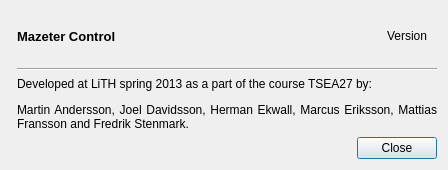
<?xml version="1.0" encoding="UTF-8"?>
<ui version="4.0">
 <class>AboutDialog</class>
 <widget class="QDialog" name="AboutDialog">
  <property name="windowModality">
   <enum>Qt::NonModal</enum>
  </property>
  <property name="geometry">
   <rect>
    <x>0</x>
    <y>0</y>
    <width>448</width>
    <height>170</height>
   </rect>
  </property>
  <property name="windowTitle">
   <string>About Mazeter Control</string>
  </property>
  <property name="windowIcon">
   <iconset resource="resources.qrc">
    <normaloff>:/icons/resources/usb-bt.ico</normaloff>:/icons/resources/usb-bt.ico</iconset>
  </property>
  <property name="styleSheet">
   <string notr="true">font: 8pt &quot;JackInput&quot;;</string>
  </property>
  <layout class="QHBoxLayout" name="horizontalLayout_3">
   <item>
    <widget class="QLabel" name="label_image">
     <property name="sizePolicy">
      <sizepolicy hsizetype="Preferred" vsizetype="Preferred">
       <horstretch>0</horstretch>
       <verstretch>0</verstretch>
      </sizepolicy>
     </property>
     <property name="text">
      <string>&lt;html&gt;&lt;head/&gt;&lt;body&gt;&lt;p&gt;&lt;img src=&quot;:/images/resources/logga-small.png&quot;/&gt;&lt;/p&gt;&lt;/body&gt;&lt;/html&gt;</string>
     </property>
    </widget>
   </item>
   <item>
    <layout class="QVBoxLayout" name="verticalLayout">
     <item>
      <layout class="QHBoxLayout" name="horizontalLayout">
       <item>
        <widget class="QLabel" name="label_title">
         <property name="sizePolicy">
          <sizepolicy hsizetype="Preferred" vsizetype="Preferred">
           <horstretch>0</horstretch>
           <verstretch>0</verstretch>
          </sizepolicy>
         </property>
         <property name="text">
          <string>&lt;html&gt;&lt;head/&gt;&lt;body&gt;&lt;p&gt;&lt;span style=&quot; font-size:10pt; font-weight:600;&quot;&gt;Mazeter Control&lt;/span&gt;&lt;/p&gt;&lt;/body&gt;&lt;/html&gt;</string>
         </property>
        </widget>
       </item>
       <item>
        <widget class="QLabel" name="label_version">
         <property name="sizePolicy">
          <sizepolicy hsizetype="Preferred" vsizetype="Preferred">
           <horstretch>1</horstretch>
           <verstretch>0</verstretch>
          </sizepolicy>
         </property>
         <property name="text">
          <string>&lt;html&gt;&lt;head/&gt;&lt;body&gt;&lt;p&gt;Version&lt;/p&gt;&lt;/body&gt;&lt;/html&gt;</string>
         </property>
         <property name="alignment">
          <set>Qt::AlignRight|Qt::AlignTrailing|Qt::AlignVCenter</set>
         </property>
         <property name="indent">
          <number>10</number>
         </property>
        </widget>
       </item>
      </layout>
     </item>
     <item>
      <widget class="Line" name="line">
       <property name="sizePolicy">
        <sizepolicy hsizetype="Minimum" vsizetype="Fixed">
         <horstretch>0</horstretch>
         <verstretch>0</verstretch>
        </sizepolicy>
       </property>
       <property name="orientation">
        <enum>Qt::Horizontal</enum>
       </property>
      </widget>
     </item>
     <item>
      <widget class="QLabel" name="label">
       <property name="sizePolicy">
        <sizepolicy hsizetype="Expanding" vsizetype="Preferred">
         <horstretch>1</horstretch>
         <verstretch>0</verstretch>
        </sizepolicy>
       </property>
       <property name="lineWidth">
        <number>1</number>
       </property>
       <property name="midLineWidth">
        <number>0</number>
       </property>
       <property name="text">
        <string>&lt;html&gt;&lt;head/&gt;&lt;body&gt;&lt;p align=&quot;justify&quot;&gt;Developed at LiTH spring 2013 as a part of the course TSEA27 by:&lt;/p&gt;&lt;p align=&quot;justify&quot;&gt;Martin Andersson, Joel Davidsson, Herman Ekwall, Marcus Eriksson, Mattias Fransson and Fredrik Stenmark.&lt;/p&gt;&lt;/body&gt;&lt;/html&gt;</string>
       </property>
       <property name="textFormat">
        <enum>Qt::AutoText</enum>
       </property>
       <property name="scaledContents">
        <bool>false</bool>
       </property>
       <property name="wordWrap">
        <bool>true</bool>
       </property>
       <property name="indent">
        <number>-1</number>
       </property>
      </widget>
     </item>
     <item>
      <layout class="QHBoxLayout" name="horizontalLayout_2">
       <item>
        <spacer name="horizontalSpacer">
         <property name="orientation">
          <enum>Qt::Horizontal</enum>
         </property>
         <property name="sizeHint" stdset="0">
          <size>
           <width>40</width>
           <height>20</height>
          </size>
         </property>
        </spacer>
       </item>
       <item>
        <widget class="QPushButton" name="pushButton_close">
         <property name="text">
          <string>Close</string>
         </property>
        </widget>
       </item>
      </layout>
     </item>
    </layout>
   </item>
  </layout>
  <zorder>pushButton_close</zorder>
  <zorder>label_title</zorder>
  <zorder>label_image</zorder>
  <zorder>label</zorder>
  <zorder>horizontalSpacer</zorder>
  <zorder>horizontalSpacer</zorder>
 </widget>
 <resources>
  <include location="resources.qrc"/>
 </resources>
 <connections/>
</ui>
